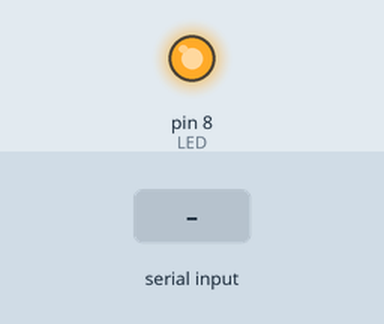
Recording of a sketch running on a simulated Arduino Uno, built with avr-gcc and run on an emulated ATmega328P. Parts: output pins drawn as LEDs (lit = HIGH). The test bench sets the inputs (shaded band). What the sketch prints to the serial monitor is not drawn.

Above: at 1.2 s.
1.3 s: "1" received over the second serial link
Timing chart, 0 to 4.3 s (numbered marks = the images above; inputs shaded):
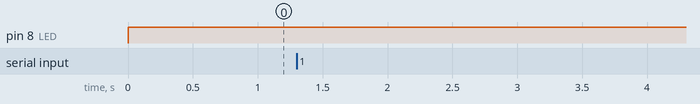

The sketch:

floating_sensor.ino
```cpp
//Set the LED light to pin 8

int LED = 8;

//Set the float sensor to pin 3
#define Float_Switch 3
#include<SoftwareSerial.h>
SoftwareSerial NEO6M(3,4);

void setup() {
  Serial.begin(115200);

  // initialize digital pin 8 as an output.
  pinMode(LED, OUTPUT);


  pinMode(Float_Switch, INPUT_PULLUP);
  Serial.begin(115200);
  NEO6M.begin(9600);
}

void loop() {

 if(digitalRead(Float_Switch) == HIGH)
  {
    digitalWrite(LED, HIGH); //Turn LED on


    Serial.println("warning!!!!!");
    while(NEO6M.available()>0){
     Serial.write(NEO6M.read());
    }

  }

 else
  {
    digitalWrite(LED, LOW); //Turn LED off
  }
}
```
